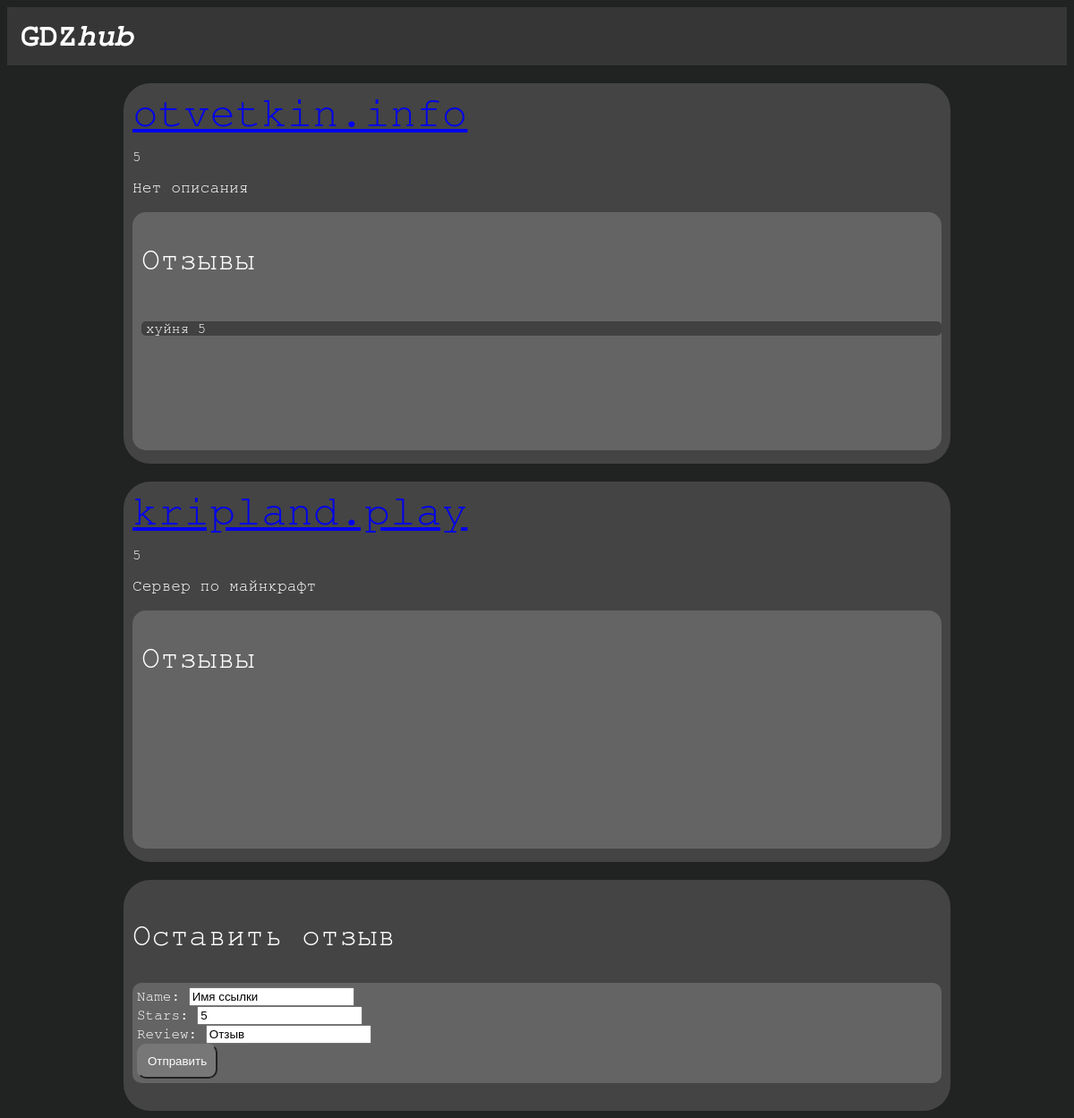
Before: /hub/ with the older database file.
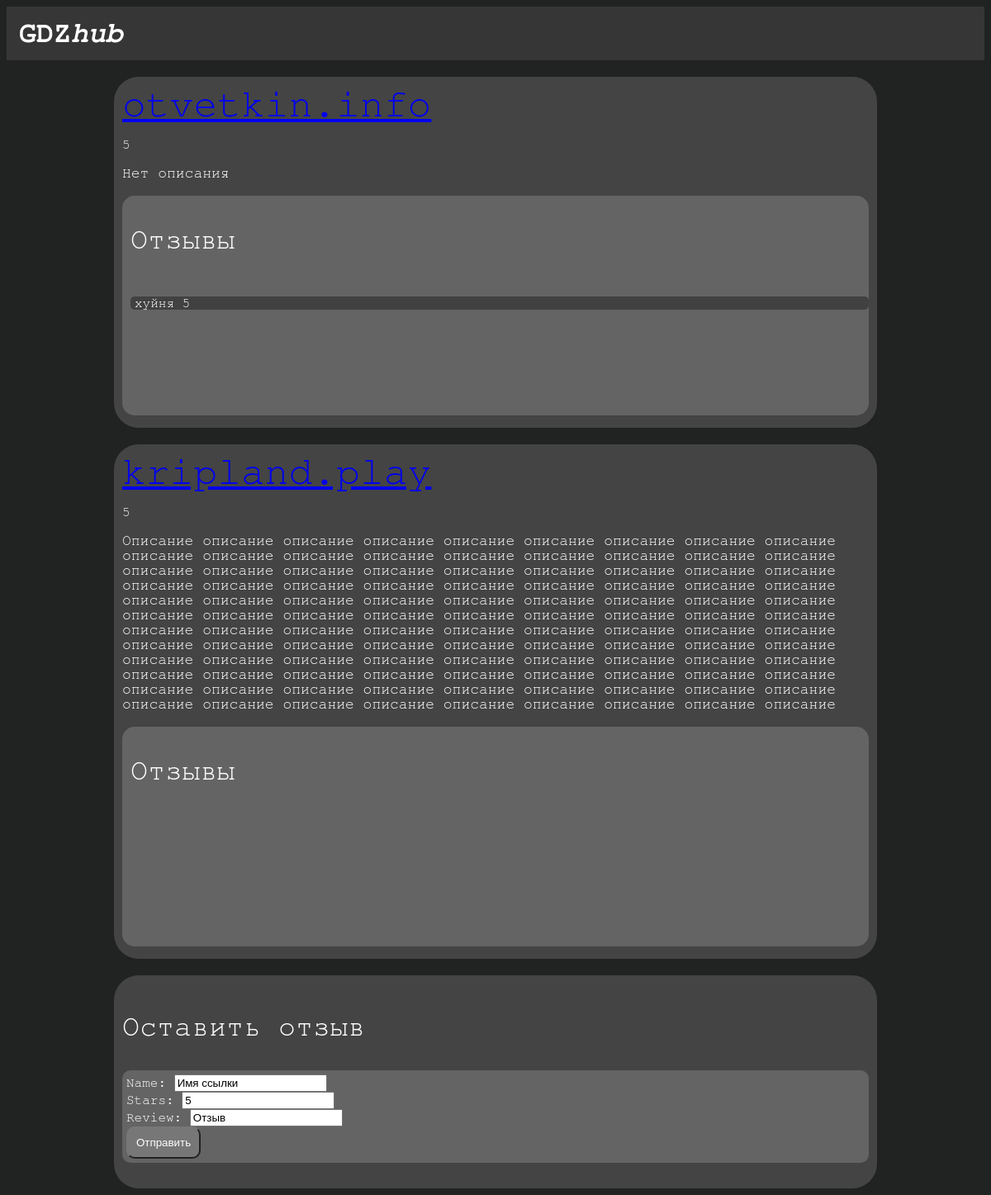
After: the same page with the newer database file.
### links/models.py (models this page shows)
class Link(models.Model):
    name = models.CharField(max_length=100)
    url = models.URLField(max_length=1000)
    description = models.TextField(default='Нет описания')
    stars = models.IntegerField(default=5)

class Review(models.Model):
    name = models.CharField(max_length=100, default='Имя ссылки')
    stars = models.IntegerField(default=5)
    review = models.CharField(max_length=1000, default='Отзыв')

### links/views.py (the view)
# urls.py: path('hub/', views.links_hub, name='links_hub'),
def links_hub(request):
    if request.method == 'POST':
        review_form = ReviewForm(request.POST)
        if review_form.is_valid():
            review_form.save()
    else:
        review_form = ReviewForm()
    links = Link.objects.all()
    links_names = list()
    for link in links:
        links_names.append(link.name)
    reviews_stars = list()
    for link_name in links_names:
        reviews = Review.objects.filter(name=link_name)
        for review in reviews:
            reviews_stars.append(review.stars)
        link = Link.objects.get(name=link_name)
        link.stars = median(reviews_stars)
        link.save(update_fields=["stars"])
    links = Link.objects.all()
    reviews = Review.objects.all()
    return render(request, 'links_hub.html', {
        'links': links,
        'review_form': review_form,
        'reviews': reviews,
    })

### links/forms.py
class ReviewForm(forms.ModelForm):
    class Meta:
        model = Review
        fields = ['name', 'stars', 'review']

### links/templates/links_hub.html (shortened to what this page needs)
{% load static %}
<html lang="ru">
<head>
    <link rel="stylesheet" href="{% static 'css/links_hub.css' %}">
</head>
<body>
    <div class="hat"><b>GDZ<i>hub</i></b></div>
    {% for link in links %}
        <div class="link_card">
            <div class="hyperlink"><a href={{ link.url }}>{{ link.name }}</a></div>
            <p>{{ link.stars }}</p>
            <div class="descrip"><p>{{ link.description }}</p></div>
            <div class="reviews_block">
                <p class="fs_35">Отзывы</p>
                <div class="reviews">
                    {% for review in reviews %}
                        {% if review.name == link.name %}
                            <p class="review">{{ review.review }} {{ review.stars }}</p>
                        {% endif %}
                    {% endfor %}
                </div>
            </div>
        </div>
    {% endfor %}
    <div class="link_card">
        <p class="fs_35">Оставить отзыв</p>
        <form method="POST" class="review_form">{% csrf_token %}
            {{ review_form }}
            <button type="submit" class="s_button">Отправить</button>
        </form>
    </div>
</body>
</html>

### links/static/css/links_hub.css (style rules this page uses)
body { background-color: #212222; color: white; font-family: FreeMono, monospace }
.hat { background-color: #363636; padding: 15px; font-size: 35px; }
.link_card { background-color: #444444; width: auto; height: auto; margin-left: 130px; margin-right: 130px; padding: 10px; margin-top: 20px; border-radius: 30px; padding-bottom: 15px; }
.hyperlink { font-size: 48px; }
.descrip { font-size: 18px; }
.reviews_block { background-color: #646464; border-radius: 15px; padding-left: 10px; padding-top: 1px; padding-bottom: 10px; }
.reviews { overflow: auto; width: auto; height: 150px; }
.review { background-color: #414141; border-radius: 5px; padding-left: 5px; }
.review_form { background-color: #646464; border-radius: 10px; padding: 5px; }
.fs_35 { font-size: 35px; }
.s_button { background-color: #777777; border-radius: 10px; border-color: #777777; padding: 10px; color: white; }

Changed rows visible on the page:
changed Link "kripland.play": description "Сервер по майнкрафт" → "Описание описание описание описание описание описание описание описание описание описание описание описание описание описание описание описание описание описание описание описание описание описание описание описание описание описание описание описание описание описание описание описание описание описание описание описание описание описание описание описание описание описание описание описание описание описание описание описание описание описание описание описание описание описание описание описание описание описание описание описание описание описание описание описание описание описание описание описание описание описание описание описание описание описание описание описание описание…"
